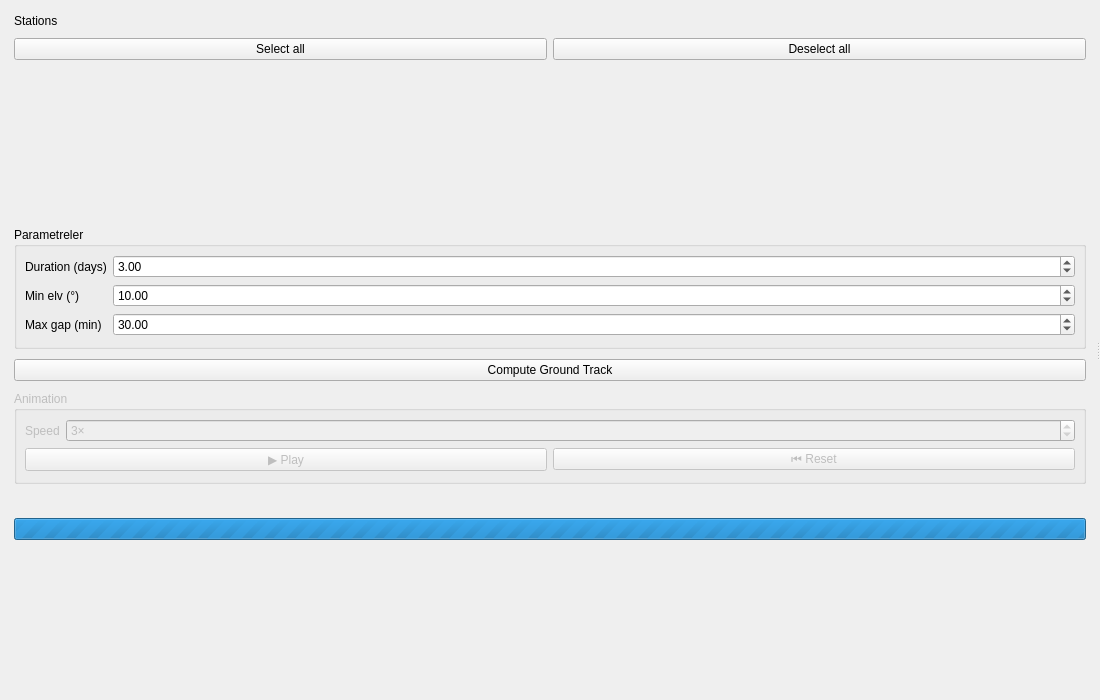
<?xml version="1.0" encoding="UTF-8"?>
<ui version="4.0">
 <class>GroundTrackPage</class>
 <widget class="QWidget" name="GroundTrackPage">
  <property name="geometry">
   <rect><x>0</x><y>0</y><width>1100</width><height>700</height></rect>
  </property>
  <layout class="QHBoxLayout" name="mainLayout">
   <property name="spacing"><number>0</number></property>
   <property name="leftMargin"><number>0</number></property>
   <property name="topMargin"><number>0</number></property>
   <property name="rightMargin"><number>0</number></property>
   <property name="bottomMargin"><number>0</number></property>
   <item>
    <widget class="QSplitter" name="splitter">
     <property name="orientation"><enum>Qt::Horizontal</enum></property>
     <!-- ── Control panel ── -->
     <widget class="QFrame" name="controlPanel">
      <property name="frameShape"><enum>QFrame::NoFrame</enum></property>
      <property name="minimumWidth"><number>260</number></property>
      <property name="maximumWidth"><number>320</number></property>
      <layout class="QVBoxLayout" name="controlLayout">
       <property name="spacing"><number>10</number></property>
       <property name="leftMargin"><number>14</number></property>
       <property name="topMargin"><number>14</number></property>
       <property name="rightMargin"><number>10</number></property>
       <property name="bottomMargin"><number>14</number></property>
       <!-- Station header + buttons -->
       <item>
        <widget class="QLabel" name="stationHeaderLabel">
         <property name="text"><string>Stations</string></property>
        </widget>
       </item>
       <item>
        <layout class="QHBoxLayout" name="selBtnsLayout">
         <property name="spacing"><number>6</number></property>
         <item>
          <widget class="QPushButton" name="selectAllBtn">
           <property name="text"><string>Select all</string></property>
          </widget>
         </item>
         <item>
          <widget class="QPushButton" name="deselectAllBtn">
           <property name="text"><string>Deselect all</string></property>
          </widget>
         </item>
        </layout>
       </item>
       <!-- Station checkboxes -->
       <item>
        <widget class="QScrollArea" name="stationScrollArea">
         <property name="widgetResizable"><bool>true</bool></property>
         <property name="horizontalScrollBarPolicy"><enum>Qt::ScrollBarAlwaysOff</enum></property>
         <property name="frameShape"><enum>QFrame::NoFrame</enum></property>
         <widget class="QWidget" name="stationScrollWidget">
          <layout class="QVBoxLayout" name="stationCheckLayout">
           <property name="spacing"><number>2</number></property>
           <property name="leftMargin"><number>4</number></property>
           <property name="topMargin"><number>4</number></property>
           <property name="rightMargin"><number>4</number></property>
           <property name="bottomMargin"><number>4</number></property>
          </layout>
         </widget>
        </widget>
       </item>
       <!-- Params -->
       <item>
        <widget class="QGroupBox" name="paramsGroup">
         <property name="title"><string>Parametreler</string></property>
         <layout class="QFormLayout" name="paramsFormLayout">
          <property name="leftMargin"><number>8</number></property>
          <property name="topMargin"><number>8</number></property>
          <property name="rightMargin"><number>8</number></property>
          <property name="bottomMargin"><number>10</number></property>
          <item row="0" column="0">
           <widget class="QLabel" name="durationLabel">
            <property name="text"><string>Duration (days)</string></property>
           </widget>
          </item>
          <item row="0" column="1">
           <widget class="QDoubleSpinBox" name="durationSpin">
            <property name="minimum"><double>1.0</double></property>
            <property name="maximum"><double>14.0</double></property>
            <property name="singleStep"><double>1.0</double></property>
            <property name="value"><double>3.0</double></property>
           </widget>
          </item>
          <item row="1" column="0">
           <widget class="QLabel" name="elevLabel">
            <property name="text"><string>Min elv (°)</string></property>
           </widget>
          </item>
          <item row="1" column="1">
           <widget class="QDoubleSpinBox" name="elevSpin">
            <property name="minimum"><double>0.0</double></property>
            <property name="maximum"><double>45.0</double></property>
            <property name="singleStep"><double>1.0</double></property>
            <property name="value"><double>10.0</double></property>
           </widget>
          </item>
          <item row="2" column="0">
           <widget class="QLabel" name="gapLabel">
            <property name="text"><string>Max gap (min)</string></property>
           </widget>
          </item>
          <item row="2" column="1">
           <widget class="QDoubleSpinBox" name="gapSpin">
            <property name="minimum"><double>0.0</double></property>
            <property name="maximum"><double>120.0</double></property>
            <property name="singleStep"><double>5.0</double></property>
            <property name="value"><double>30.0</double></property>
           </widget>
          </item>
         </layout>
        </widget>
       </item>
       <!-- Compute button -->
       <item>
        <widget class="QPushButton" name="computeBtn">
         <property name="text"><string>Compute Ground Track</string></property>
         <property name="minimumHeight"><number>38</number></property>
        </widget>
       </item>
       <!-- Animation controls -->
       <item>
        <widget class="QGroupBox" name="animGroup">
         <property name="title"><string>Animation</string></property>
         <property name="enabled"><bool>false</bool></property>
         <layout class="QVBoxLayout" name="animLayout">
          <property name="leftMargin"><number>8</number></property>
          <property name="topMargin"><number>8</number></property>
          <property name="rightMargin"><number>8</number></property>
          <property name="bottomMargin"><number>10</number></property>
          <property name="spacing"><number>6</number></property>
          <item>
           <layout class="QFormLayout" name="animFormLayout">
            <item row="0" column="0">
             <widget class="QLabel" name="speedLabel">
              <property name="text"><string>Speed</string></property>
             </widget>
            </item>
            <item row="0" column="1">
             <widget class="QSpinBox" name="speedSpin">
              <property name="minimum"><number>1</number></property>
              <property name="maximum"><number>20</number></property>
              <property name="value"><number>3</number></property>
              <property name="suffix"><string>×</string></property>
             </widget>
            </item>
           </layout>
          </item>
          <item>
           <layout class="QHBoxLayout" name="animBtnsLayout">
            <property name="spacing"><number>6</number></property>
            <item>
             <widget class="QPushButton" name="playBtn">
              <property name="text"><string>▶ Play</string></property>
              <property name="minimumHeight"><number>32</number></property>
             </widget>
            </item>
            <item>
             <widget class="QPushButton" name="resetBtn">
              <property name="text"><string>⏮ Reset</string></property>
              <property name="minimumHeight"><number>32</number></property>
             </widget>
            </item>
           </layout>
          </item>
         </layout>
        </widget>
       </item>
       <!-- Status + progress -->
       <item>
        <widget class="QLabel" name="statusLabel">
         <property name="text"><string></string></property>
         <property name="wordWrap"><bool>true</bool></property>
         <property name="alignment"><set>Qt::AlignCenter</set></property>
        </widget>
       </item>
       <item>
        <widget class="QProgressBar" name="progressBar">
         <property name="minimum"><number>0</number></property>
         <property name="maximum"><number>0</number></property>
         <property name="textVisible"><bool>false</bool></property>
         <property name="maximumHeight"><number>6</number></property>
         <property name="visible"><bool>false</bool></property>
        </widget>
       </item>
       <item>
        <spacer>
         <property name="orientation"><enum>Qt::Vertical</enum></property>
         <property name="sizeHint" stdset="0"><size><width>20</width><height>20</height></size></property>
        </spacer>
       </item>
      </layout>
     </widget>
     <!-- ── Chart panel ── -->
     <widget class="QFrame" name="chartPanel">
      <property name="frameShape"><enum>QFrame::NoFrame</enum></property>
      <layout class="QVBoxLayout" name="chartLayout">
       <property name="spacing"><number>0</number></property>
       <property name="leftMargin"><number>0</number></property>
       <property name="topMargin"><number>0</number></property>
       <property name="rightMargin"><number>0</number></property>
       <property name="bottomMargin"><number>0</number></property>
       <item>
        <widget class="QWidget" name="canvasHolder">
         <property name="minimumWidth"><number>400</number></property>
        </widget>
       </item>
      </layout>
     </widget>
    </widget>
   </item>
  </layout>
 </widget>
 <resources/>
 <connections/>
</ui>
